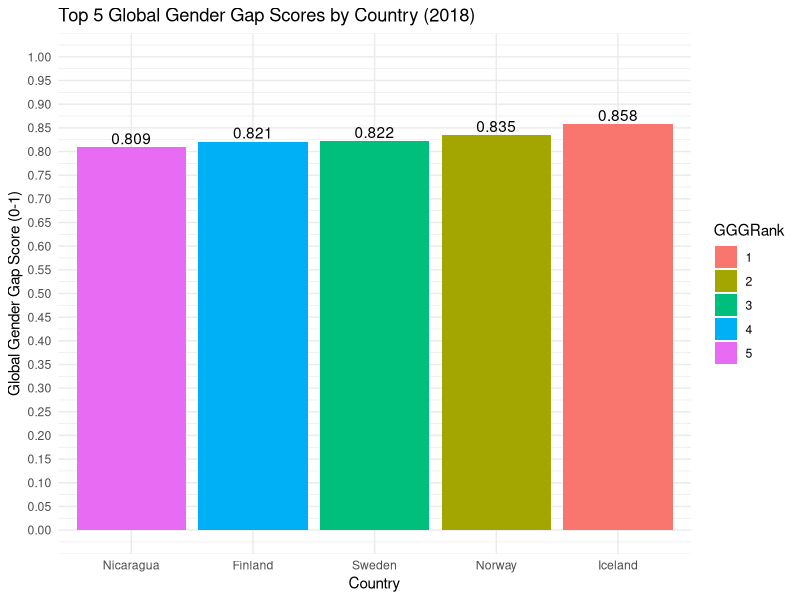
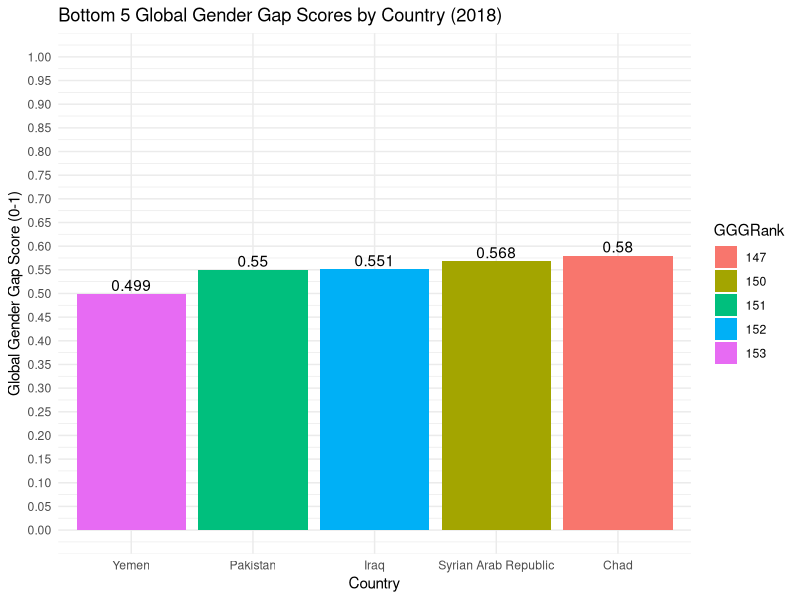
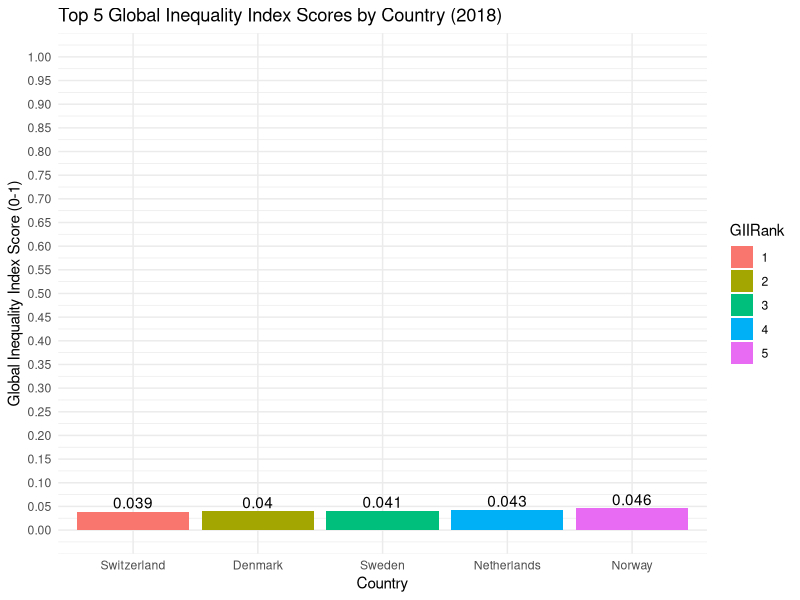
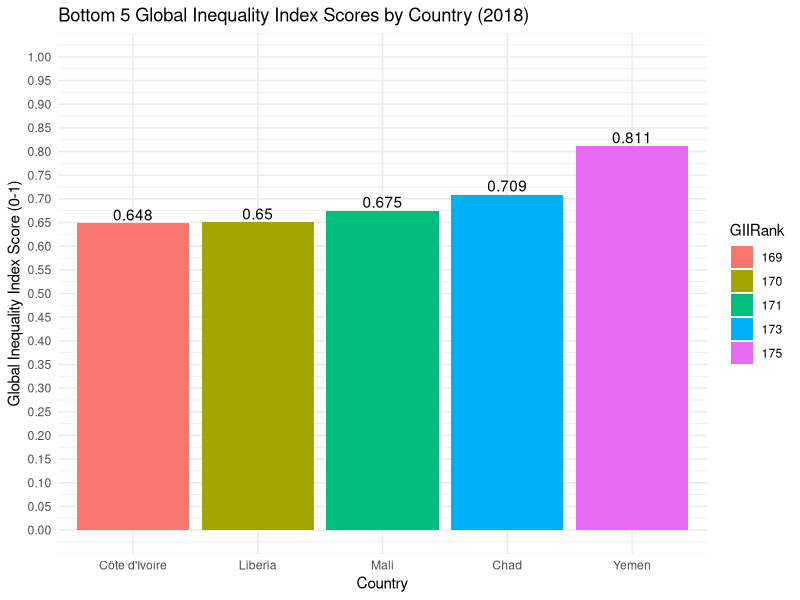

Write R code to recreate these figures, in order.
## ---- chunk 1
## Download Packages
library(ggplot2)
library(dplyr)
## ---- chunk 2
RA_clean = read.csv("RankingAnalysis_clean.csv") 
## ---- chunk 3
#PLOT 1 - Top Five GGG Scores
plot1 = (RA_clean %>%
  mutate(GGGRank = factor(ggg_rank18), Country = factor(country)) %>%
  group_by(GGGRank, Country) %>%
  group_by(Country) %>%
  arrange(desc(ggg_2018)) %>%
  head(5)%>%
  ggplot(aes(x = reorder(Country, ggg_2018), y= ggg_2018, fill = GGGRank)) +
  geom_bar(position = 'dodge', stat = 'identity')+
  geom_text(aes(label=ggg_2018), position=position_dodge(width=0.9), vjust=-0.25)+
  ggtitle("Top 5 Global Gender Gap Scores by Country (2018)")+
  theme(plot.title = element_text(hjust = 0.5))+
  xlab("Country")+
  ylab("Global Gender Gap Score (0-1)")+
  theme_minimal()
  )
plot1 + scale_y_continuous(limit = c(0,1), breaks = seq(0,1,.05))
## ---- chunk 4
#PLOT 2 - Bottom Five GGG Scores
plot2 = (RA_clean %>%
  mutate(GGGRank = factor(ggg_rank18), Country = factor(country)) %>%
  group_by(GGGRank, Country) %>%
  group_by(Country) %>%
  arrange(ggg_2018) %>%
  head(5)%>%
  ggplot(aes(x = reorder(Country, ggg_2018), y= ggg_2018, fill = GGGRank)) +
  geom_bar(position = 'dodge', stat = 'identity')+
  geom_text(aes(label=ggg_2018), position=position_dodge(width=0.9), vjust=-0.25)+
  ggtitle("Bottom 5 Global Gender Gap Scores by Country (2018)")+
  theme(plot.title = element_text(hjust = 0.5))+
  xlab("Country")+
  ylab("Global Gender Gap Score (0-1)")+
  theme_minimal()
)
plot2 + scale_y_continuous(limit = c(0,1), breaks = seq(0,1,.05))
## ---- chunk 5
# PLOT 3 - Top Five GII Scores
plot3 = (RA_clean %>%
  mutate(GIIRank = factor(gii_rank18), Country = factor(country)) %>%
  group_by(GIIRank, Country) %>%
  group_by(Country) %>%
  arrange(gii_2018)%>%
  head(5)%>%
  ggplot(aes(x = reorder(Country, gii_2018), y= gii_2018, fill = GIIRank))+
  geom_bar(position = 'dodge', stat = 'identity')+
  geom_text(aes(label=gii_2018), position=position_dodge(width=0.9), vjust=-0.25)+
  ggtitle("Top 5 Global Inequality Index Scores by Country (2018)")+
  theme(plot.title = element_text(hjust = 0.5))+
  xlab("Country")+
  ylab("Global Inequality Index Score (0-1)")+
  theme_minimal()
)
plot3 + scale_y_continuous(limit = c(0,1), breaks=seq(0,1,.05))
## ---- chunk 6
#PLOT 4 - Bottom Five GII Scores
plot4 = (RA_clean %>%
  mutate(GIIRank = factor(gii_rank18), Country = factor(country)) %>%
  group_by(GIIRank, Country) %>%
  group_by(Country) %>%
  arrange(desc(gii_2018))%>%
  head(5)%>%
  ggplot(aes(x = reorder(Country, gii_2018), y= gii_2018, fill = GIIRank))+
  geom_bar(position = 'dodge', stat = 'identity')+
  geom_text(aes(label=gii_2018), position=position_dodge(width=0.9), vjust=-0.25)+
  theme(plot.title = element_text(hjust = 0.5))+
  ggtitle("Bottom 5 Global Inequality Index Scores by Country (2018)")+
  xlab("Country")+
  ylab("Global Inequality Index Score (0-1)")+
  theme_minimal()
) 
plot4 + scale_y_continuous(limit = c(0,1), breaks=seq(0,1,.05))
